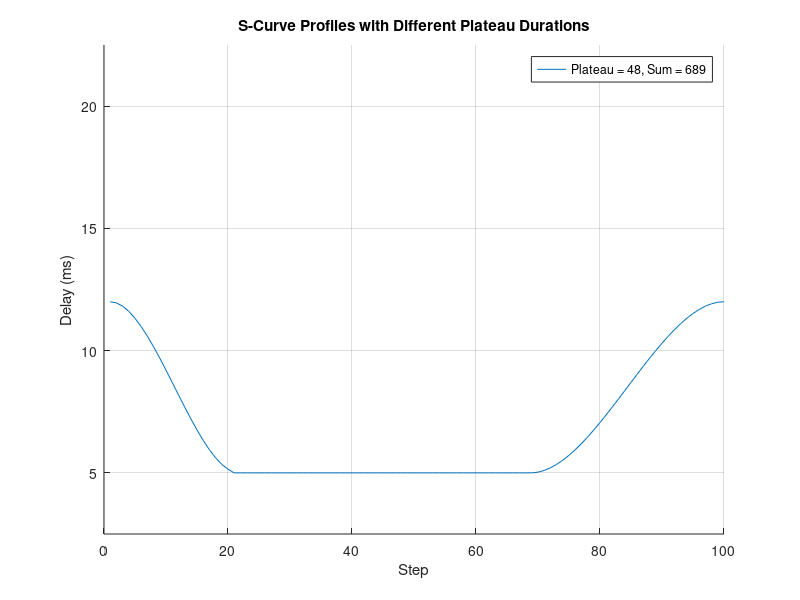

MATLAB code for this plot:
% Parameters
N = 100;  % Total number of steps
maxDelay = 12;  % Maximum delay (top speed)
minDelay = 5;  % Minimum delay (bottom speed)
n = 2;  % Acceleration factor (steepness of the curve)
m = 2;  % Deceleration factor (steepness of the curve)

platSteps = [48]; % Plateau durations

% Preallocate a matrix to store delay profiles
allDelays = zeros(length(platSteps), N);
totalSums = zeros(1, length(platSteps));  % To store the sum of each delay profile

% Generate the delay values with plateau in the middle
for h = 1:length(platSteps)
    plateauSteps = platSteps(h);
    accel = (N - plateauSteps) * 0.4; % Acceleration steps
    decel = (N - plateauSteps - accel); % Deceleration steps

    % Compute the delay profile
    delays = zeros(1, N); % Initialize array for current configuration
    for i = 1:N
        if i <= accel
            % Accelerating phase (S-curve)
            t = (i - 1) / accel;  % Normalize time for acceleration
            delays(i) = maxDelay - (maxDelay - minDelay) * (3*t^n - 2*t^3);  % S-curve acceleration
        elseif i > (N - decel)
            % Decelerating phase (reverse S-curve)
            t = (i - (N - decel)) / decel;  % Normalize t for deceleration phase
            delays(i) = minDelay + (maxDelay - minDelay) * (3*t^m - 2*t^3);  % S-curve deceleration
        else
            % Plateau phase at top speed
            delays(i) = minDelay;  % Constant speed
        end
    end

    % Store the delay profile in the matrix
    allDelays(h, :) = delays;

    % Output the delays array for C code
    fprintf('int delayTable180[] = {%d');
    fprintf('%.6g, ', round(delays(1:end-1)*1000));  % Print all but last element
    fprintf('%.6g};\n', round(delays(end)*1000));  % Print the last element

    % Calculate the sum of the delay profile
    totalSums(h) = sum(delays);  % Sum of the delays
    fprintf('Sum of delay profile for Plateau = %d: %d\n', plateauSteps, round(totalSums(h)));  % Print sum as integer
end

% Plot all delay profiles
figure;
hold on;
for h = 1:length(platSteps)
    % Use totalSums to include the sum in the legend
    plot(1:N, allDelays(h, :), 'DisplayName', sprintf('Plateau = %d, Sum = %d', platSteps(h), round(totalSums(h))));
end
xlim([0 N]);
ylim([2.5 22.5]);
xlabel('Step');
ylabel('Delay (ms)');
title('S-Curve Profiles with Different Plateau Durations');
legend('show');
grid on;
